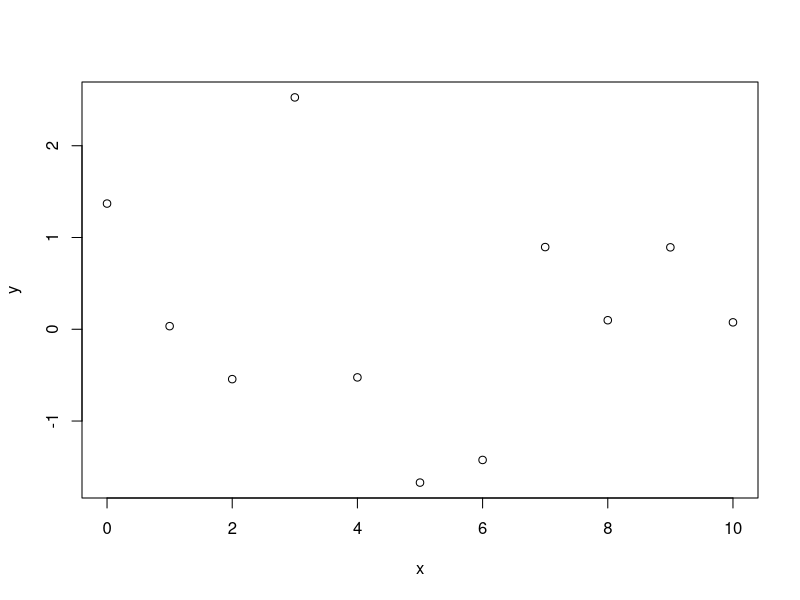
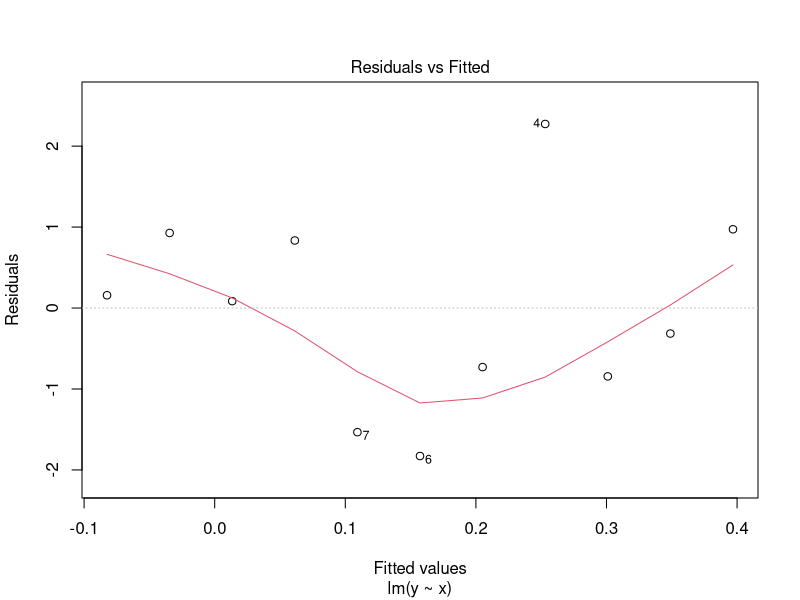
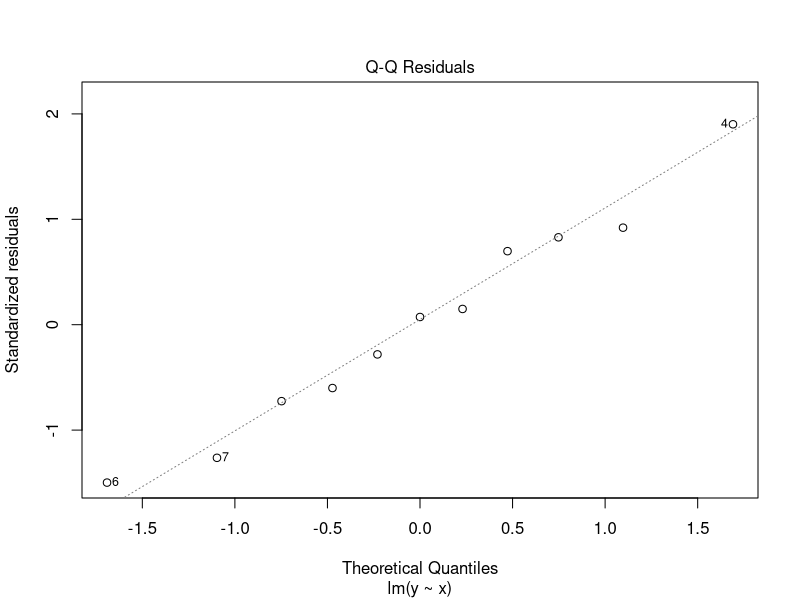
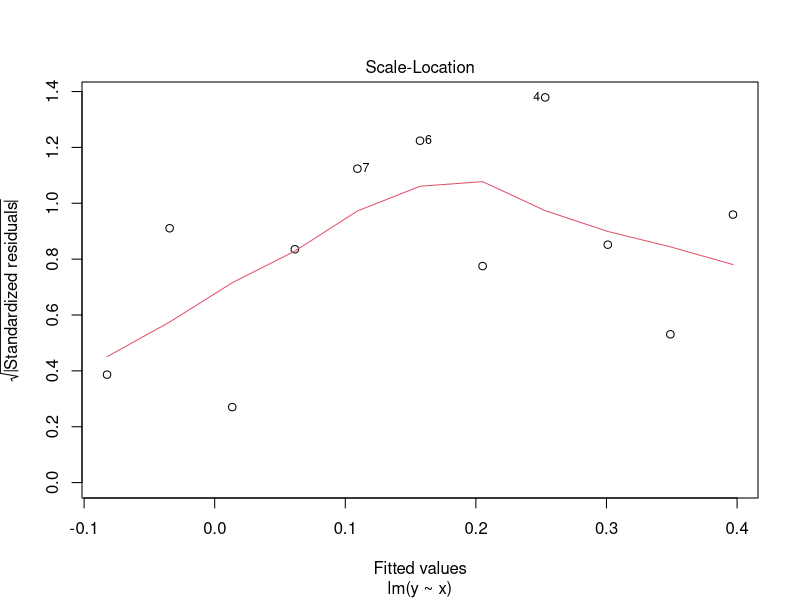
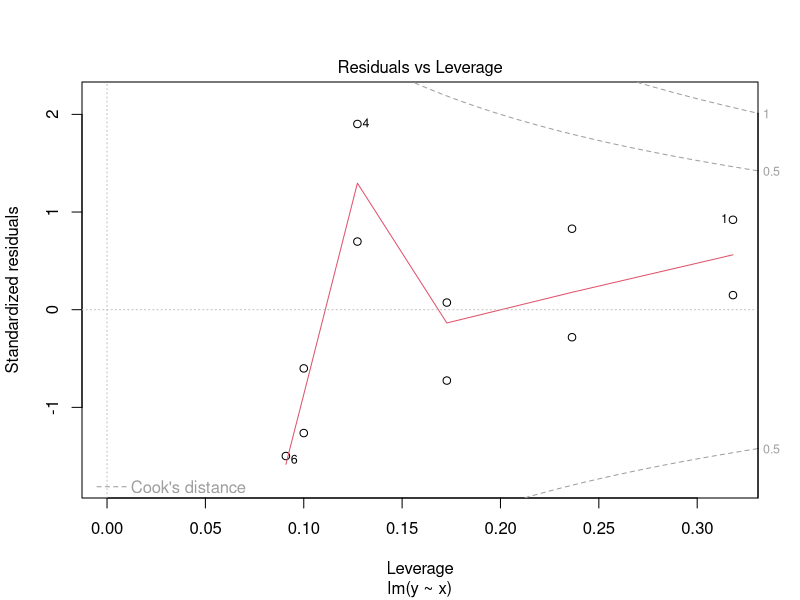

These figures' R source, in order:
x<-seq(0,10)
y<-rnorm(11)
plot(y~x)


#after plotting calc linear model
m_1<-lm(y~x)
summary(m_1)
plot(m_1)

happiness = 1 + 2

sadness = 2 - 1

ambivalence  = happiness + sadness